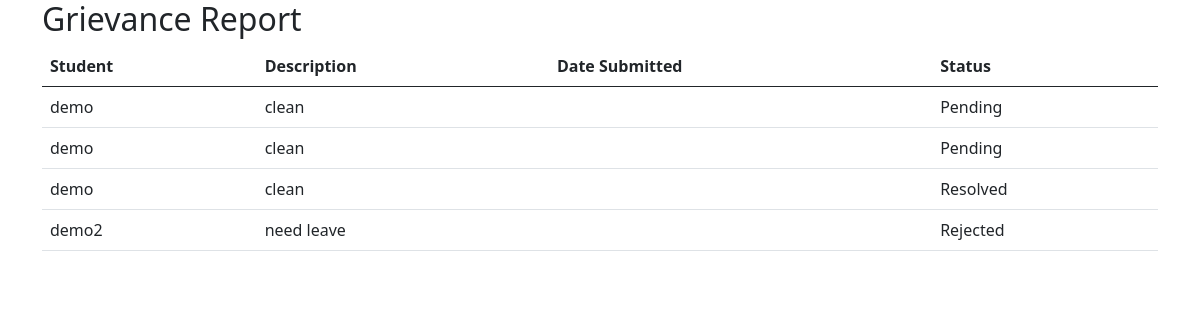
The app's page /grievance_report/, older data.
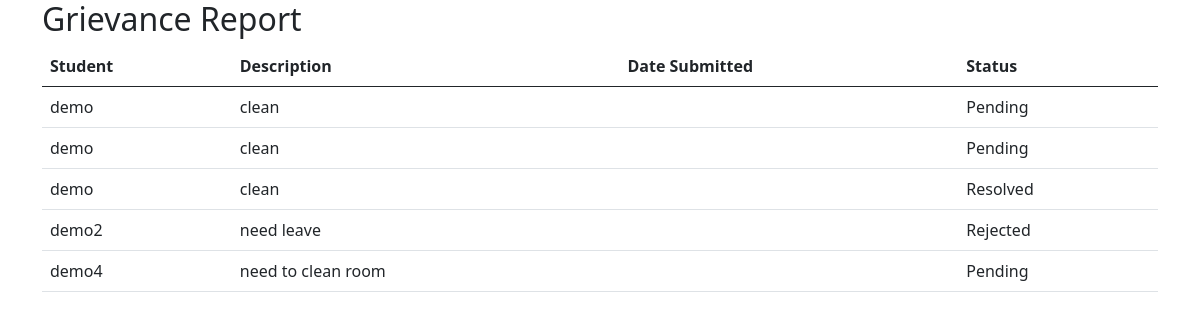
The same page, newer data.
### hostel/models.py (models this page shows, shortened)
class Grievance(models.Model):
    student = models.ForeignKey(Student, on_delete=models.CASCADE)
    description = models.TextField()
    date_reported = models.DateField(auto_now_add=True)
    status = models.CharField(max_length=20, default='Pending')  # 'Pending', 'Resolved', 'Rejected'

class Student(models.Model):
    roll_number = models.CharField(max_length=20)
    name = models.CharField(max_length=100)
    gender = models.CharField(max_length=10)
    room_number = models.CharField(max_length=10)

### hostel/views.py (the view)
# urls.py: path('grievance_report/', views.grievance_report, name='grievance_report'),
def grievance_report(request):
    grievances = Grievance.objects.all()
    return render(request, 'hostel/grievance_report.html', {'grievances': grievances})

### hostel/templates/hostel/grievance_report.html (shortened to what this page needs)
<!DOCTYPE html>
<html lang="en">
<head>
    {% load static %}
    <link rel="stylesheet" href="{% static 'css/bootstrap.min.css' %}">
</head>
<body>
    <div class="container">
        <h2>Grievance Report</h2>
        <table class="table">
            <thead>
                <tr>
                    <th>Student</th>
                    <th>Description</th>
                    <th>Date Submitted</th>
                    <th>Status</th>
                </tr>
            </thead>
            <tbody>
                {% for grievance in grievances %}
                <tr>
                    <td>{{ grievance.student.name }}</td>
                    <td>{{ grievance.description }}</td>
                    <td>{{ grievance.date_submitted }}</td>
                    <td>{{ grievance.status }}</td>
                </tr>
                {% endfor %}
            </tbody>
        </table>
    </div>
</body>
</html>

Row changes from the older to the newer data that the page shows:
added Grievance: student.name "demo4", description "need to clean room", status "Pending"
